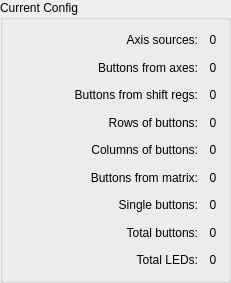
<?xml version="1.0" encoding="UTF-8"?>
<ui version="4.0">
 <class>CurrentConfig</class>
 <widget class="QWidget" name="CurrentConfig">
  <property name="geometry">
   <rect>
    <x>0</x>
    <y>0</y>
    <width>231</width>
    <height>283</height>
   </rect>
  </property>
  <layout class="QHBoxLayout" name="horizontalLayout">
   <property name="spacing">
    <number>0</number>
   </property>
   <property name="leftMargin">
    <number>0</number>
   </property>
   <property name="topMargin">
    <number>0</number>
   </property>
   <property name="rightMargin">
    <number>0</number>
   </property>
   <property name="bottomMargin">
    <number>0</number>
   </property>
   <item>
    <widget class="QGroupBox" name="groupBox_CurrentConfig">
     <property name="title">
      <string>Current Config</string>
     </property>
     <layout class="QGridLayout" name="gridLayout_2" columnstretch="5,0">
      <property name="leftMargin">
       <number>9</number>
      </property>
      <property name="rightMargin">
       <number>6</number>
      </property>
      <item row="6" column="1">
       <widget class="QLabel" name="label_SingleButtons">
        <property name="sizePolicy">
         <sizepolicy hsizetype="Preferred" vsizetype="Preferred">
          <horstretch>0</horstretch>
          <verstretch>0</verstretch>
         </sizepolicy>
        </property>
        <property name="minimumSize">
         <size>
          <width>18</width>
          <height>0</height>
         </size>
        </property>
        <property name="text">
         <string notr="true">0</string>
        </property>
        <property name="alignment">
         <set>Qt::AlignCenter</set>
        </property>
       </widget>
      </item>
      <item row="3" column="0">
       <widget class="QLabel" name="text_RowsOfButtons">
        <property name="text">
         <string>Rows of buttons:</string>
        </property>
        <property name="alignment">
         <set>Qt::AlignRight|Qt::AlignTrailing|Qt::AlignVCenter</set>
        </property>
       </widget>
      </item>
      <item row="4" column="0">
       <widget class="QLabel" name="text_ColumnsOfButtons">
        <property name="text">
         <string>Columns of buttons:</string>
        </property>
        <property name="alignment">
         <set>Qt::AlignRight|Qt::AlignTrailing|Qt::AlignVCenter</set>
        </property>
       </widget>
      </item>
      <item row="0" column="0">
       <widget class="QLabel" name="text_AxisSources">
        <property name="text">
         <string>Axis sources:</string>
        </property>
        <property name="alignment">
         <set>Qt::AlignRight|Qt::AlignTrailing|Qt::AlignVCenter</set>
        </property>
       </widget>
      </item>
      <item row="6" column="0">
       <widget class="QLabel" name="text_SingleButtons">
        <property name="text">
         <string>Single buttons:</string>
        </property>
        <property name="alignment">
         <set>Qt::AlignRight|Qt::AlignTrailing|Qt::AlignVCenter</set>
        </property>
       </widget>
      </item>
      <item row="8" column="0">
       <widget class="QLabel" name="text_TotalLEDs">
        <property name="text">
         <string>Total LEDs:</string>
        </property>
        <property name="alignment">
         <set>Qt::AlignRight|Qt::AlignTrailing|Qt::AlignVCenter</set>
        </property>
       </widget>
      </item>
      <item row="5" column="0">
       <widget class="QLabel" name="text_ButtonsFromMatrix">
        <property name="text">
         <string>Buttons from matrix:</string>
        </property>
        <property name="alignment">
         <set>Qt::AlignRight|Qt::AlignTrailing|Qt::AlignVCenter</set>
        </property>
       </widget>
      </item>
      <item row="7" column="0">
       <widget class="QLabel" name="text_TotalButtons">
        <property name="text">
         <string>Total buttons:</string>
        </property>
        <property name="alignment">
         <set>Qt::AlignRight|Qt::AlignTrailing|Qt::AlignVCenter</set>
        </property>
       </widget>
      </item>
      <item row="5" column="1">
       <widget class="QLabel" name="label_ButtonsFromMatrix">
        <property name="sizePolicy">
         <sizepolicy hsizetype="Preferred" vsizetype="Preferred">
          <horstretch>0</horstretch>
          <verstretch>0</verstretch>
         </sizepolicy>
        </property>
        <property name="minimumSize">
         <size>
          <width>18</width>
          <height>0</height>
         </size>
        </property>
        <property name="text">
         <string notr="true">0</string>
        </property>
        <property name="alignment">
         <set>Qt::AlignCenter</set>
        </property>
       </widget>
      </item>
      <item row="4" column="1">
       <widget class="QLabel" name="label_ColumnsOfButtons">
        <property name="sizePolicy">
         <sizepolicy hsizetype="Preferred" vsizetype="Preferred">
          <horstretch>0</horstretch>
          <verstretch>0</verstretch>
         </sizepolicy>
        </property>
        <property name="minimumSize">
         <size>
          <width>18</width>
          <height>0</height>
         </size>
        </property>
        <property name="text">
         <string notr="true">0</string>
        </property>
        <property name="alignment">
         <set>Qt::AlignCenter</set>
        </property>
       </widget>
      </item>
      <item row="0" column="1">
       <widget class="QLabel" name="label_AxisSources">
        <property name="sizePolicy">
         <sizepolicy hsizetype="Preferred" vsizetype="Preferred">
          <horstretch>0</horstretch>
          <verstretch>0</verstretch>
         </sizepolicy>
        </property>
        <property name="minimumSize">
         <size>
          <width>18</width>
          <height>0</height>
         </size>
        </property>
        <property name="text">
         <string notr="true">0</string>
        </property>
        <property name="alignment">
         <set>Qt::AlignCenter</set>
        </property>
       </widget>
      </item>
      <item row="8" column="1">
       <widget class="QLabel" name="label_TotalLEDs">
        <property name="sizePolicy">
         <sizepolicy hsizetype="Preferred" vsizetype="Preferred">
          <horstretch>0</horstretch>
          <verstretch>0</verstretch>
         </sizepolicy>
        </property>
        <property name="minimumSize">
         <size>
          <width>18</width>
          <height>0</height>
         </size>
        </property>
        <property name="text">
         <string notr="true">0</string>
        </property>
        <property name="alignment">
         <set>Qt::AlignCenter</set>
        </property>
       </widget>
      </item>
      <item row="1" column="0">
       <widget class="QLabel" name="text_ButtonsFromAxes">
        <property name="text">
         <string>Buttons from axes:</string>
        </property>
        <property name="alignment">
         <set>Qt::AlignRight|Qt::AlignTrailing|Qt::AlignVCenter</set>
        </property>
       </widget>
      </item>
      <item row="7" column="1">
       <widget class="QLabel" name="label_TotalButtons">
        <property name="sizePolicy">
         <sizepolicy hsizetype="Preferred" vsizetype="Preferred">
          <horstretch>0</horstretch>
          <verstretch>0</verstretch>
         </sizepolicy>
        </property>
        <property name="minimumSize">
         <size>
          <width>18</width>
          <height>0</height>
         </size>
        </property>
        <property name="text">
         <string notr="true">0</string>
        </property>
        <property name="alignment">
         <set>Qt::AlignCenter</set>
        </property>
       </widget>
      </item>
      <item row="3" column="1">
       <widget class="QLabel" name="label_RowsOfButtons">
        <property name="minimumSize">
         <size>
          <width>18</width>
          <height>0</height>
         </size>
        </property>
        <property name="text">
         <string notr="true">0</string>
        </property>
        <property name="alignment">
         <set>Qt::AlignCenter</set>
        </property>
       </widget>
      </item>
      <item row="1" column="1">
       <widget class="QLabel" name="label_ButtonFromAxes">
        <property name="sizePolicy">
         <sizepolicy hsizetype="Preferred" vsizetype="Preferred">
          <horstretch>0</horstretch>
          <verstretch>0</verstretch>
         </sizepolicy>
        </property>
        <property name="minimumSize">
         <size>
          <width>18</width>
          <height>0</height>
         </size>
        </property>
        <property name="text">
         <string notr="true">0</string>
        </property>
        <property name="alignment">
         <set>Qt::AlignCenter</set>
        </property>
       </widget>
      </item>
      <item row="2" column="0">
       <widget class="QLabel" name="text_buttonsFromShiftRegs">
        <property name="text">
         <string>Buttons from shift regs:</string>
        </property>
        <property name="alignment">
         <set>Qt::AlignRight|Qt::AlignTrailing|Qt::AlignVCenter</set>
        </property>
       </widget>
      </item>
      <item row="2" column="1">
       <widget class="QLabel" name="label_ButtonsFromShiftRegs">
        <property name="minimumSize">
         <size>
          <width>18</width>
          <height>0</height>
         </size>
        </property>
        <property name="text">
         <string>0</string>
        </property>
        <property name="alignment">
         <set>Qt::AlignCenter</set>
        </property>
       </widget>
      </item>
     </layout>
    </widget>
   </item>
  </layout>
 </widget>
 <resources/>
 <connections/>
</ui>
